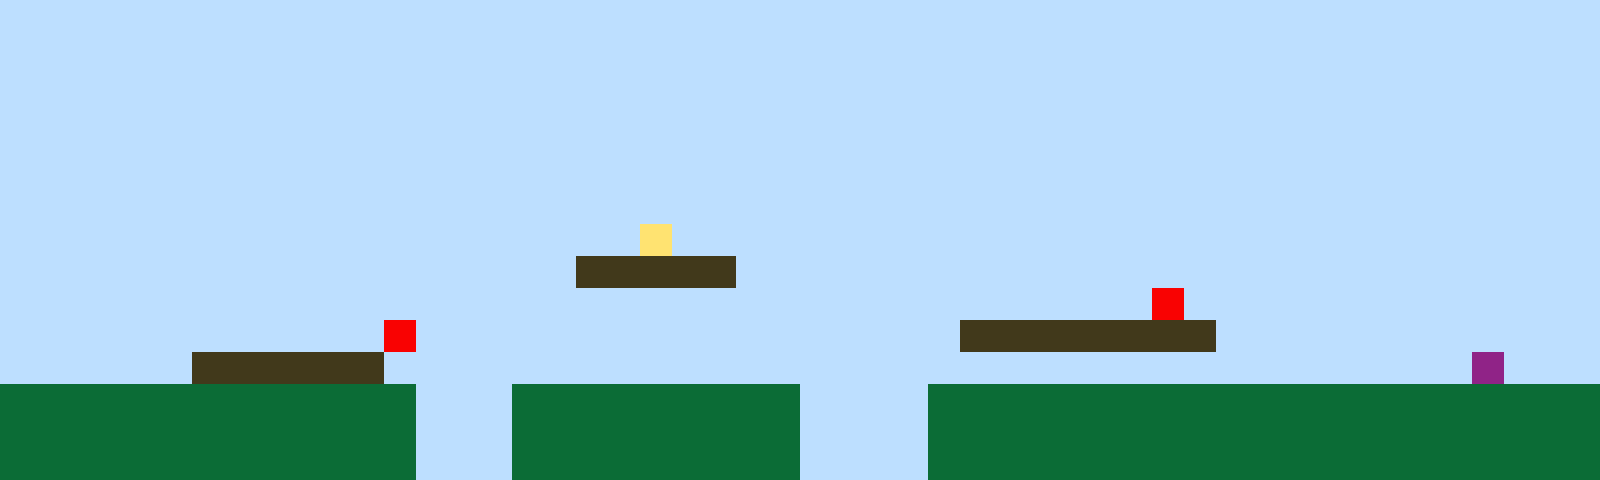

This game map was drawn from its Tiled (.tmx) file and the tilesets committed beside it. A one-line description and the full map source follow:
An orthogonal 50x15 tile map with 32x32 px tiles, 1 tile layer (Tile Layer 1).

<map version="1.10" tiledversion="1.11.2" orientation="orthogonal" renderorder="right-up" width="50" height="15" tilewidth="32" tileheight="32" infinite="0" nextlayerid="2" nextobjectid="1"><editorsettings><export target="map1.csv" format="csv" /></editorsettings><tileset firstgid="1" name="sprites" tilewidth="32" tileheight="32" tilecount="6" columns="3"><image source="sprites.png" width="96" height="64" /></tileset><layer id="1" name="Tile Layer 1" width="50" height="15"><data encoding="csv">1,1,1,1,1,1,1,1,1,1,1,1,1,1,1,1,1,1,1,1,1,1,1,1,1,1,1,1,1,1,1,1,1,1,1,1,1,1,1,1,1,1,1,1,1,1,1,1,1,1,1,1,1,1,1,1,1,1,1,1,1,1,1,1,1,1,1,1,1,1,1,1,1,1,1,1,1,1,1,1,1,1,1,1,1,1,1,1,1,1,1,1,1,1,1,1,1,1,1,1,1,1,1,1,1,1,1,1,1,1,1,1,1,1,1,1,1,1,1,1,1,1,1,1,1,1,1,1,1,1,1,1,1,1,1,1,1,1,1,1,1,1,1,1,1,1,1,1,1,1,1,1,1,1,1,1,1,1,1,1,1,1,1,1,1,1,1,1,1,1,1,1,1,1,1,1,1,1,1,1,1,1,1,1,1,1,1,1,1,1,1,1,1,1,1,1,1,1,1,1,1,1,1,1,1,1,1,1,1,1,1,1,1,1,1,1,1,1,1,1,1,1,1,1,1,1,1,1,1,1,1,1,1,1,1,1,1,1,1,1,1,1,1,1,1,1,1,1,1,1,1,1,1,1,1,1,1,1,1,1,1,1,1,1,1,1,1,1,1,1,1,1,1,1,1,1,1,1,1,1,1,1,1,1,1,1,1,1,1,1,1,1,1,1,1,1,1,1,1,1,1,1,1,1,1,1,1,1,1,1,1,1,1,1,1,1,1,1,1,1,1,1,1,1,1,1,1,1,1,1,1,1,1,1,1,1,1,1,1,1,1,1,1,1,1,1,1,1,1,1,1,1,1,1,1,1,1,1,1,1,1,1,1,1,1,1,1,1,1,1,4,1,1,1,1,1,1,1,1,1,1,1,1,1,1,1,1,1,1,1,1,1,1,1,1,1,1,1,1,1,1,1,1,1,1,1,1,1,1,1,1,1,1,1,1,1,1,1,3,3,3,3,3,1,1,1,1,1,1,1,1,1,1,1,1,1,1,1,1,1,1,1,1,1,1,1,1,1,1,1,1,1,1,1,1,1,1,1,1,1,1,1,1,1,1,1,1,1,1,1,1,1,1,1,1,1,1,1,1,1,1,1,1,1,1,1,5,1,1,1,1,1,1,1,1,1,1,1,1,1,1,1,1,1,1,1,1,1,1,1,1,1,5,1,1,1,1,1,1,1,1,1,1,1,1,1,1,1,1,1,3,3,3,3,3,3,3,3,1,1,1,1,1,1,1,1,1,1,1,1,1,1,1,1,1,1,3,3,3,3,3,3,1,1,1,1,1,1,1,1,1,1,1,1,1,1,1,1,1,1,1,1,1,1,1,1,1,1,1,1,1,1,1,1,1,1,6,1,1,1,2,2,2,2,2,2,2,2,2,2,2,2,2,1,1,1,2,2,2,2,2,2,2,2,2,1,1,1,1,2,2,2,2,2,2,2,2,2,2,2,2,2,2,2,2,2,2,2,2,2,2,2,2,2,2,2,2,2,2,2,2,2,2,1,1,1,2,2,2,2,2,2,2,2,2,1,1,1,1,2,2,2,2,2,2,2,2,2,2,2,2,2,2,2,2,2,2,2,2,2,2,2,2,2,2,2,2,2,2,2,2,2,2,1,1,1,2,2,2,2,2,2,2,2,2,1,1,1,1,2,2,2,2,2,2,2,2,2,2,2,2,2,2,2,2,2,2,2,2,2</data></layer></map>
